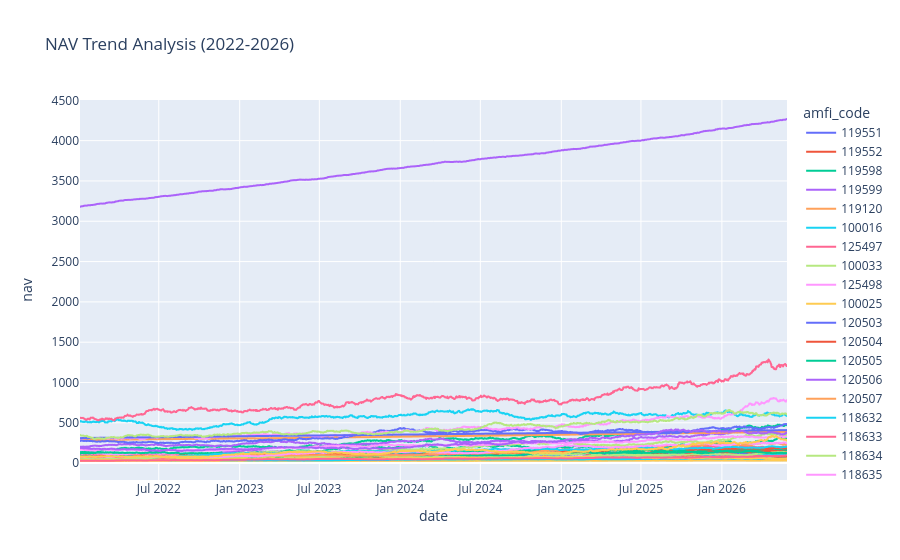

Notebook code cell kept with this figure:
### Code cell
fig = px.line(
    nav_history,
    x="date",
    y="nav",
    color="amfi_code",
    title="NAV Trend Analysis (2022-2026)"
)

fig.show()

### Figure 1 — Plotly figure (JSON) as saved in the notebook; plotly's stock layout.template omitted (floating-point values rounded to 4 significant figures; data arrays with more than 128 entries replaced by an {"elided": "..."} marker saying what was removed)
{"data": [{"hovertemplate": "amfi_code=119551<br>date=%{x}<br>nav=%{y}<extra></extra>", "legendgroup": "119551", "line": {"color": "#636efa", "dash": "solid"}, "marker": {"symbol": "circle"}, "mode": "lines", "name": "119551", "showlegend": true, "type": "scattergl", "x": {"elided": "1150 str values"}, "xaxis": "x", "y": {"elided": "1150 float values"}, "yaxis": "y"}, {"hovertemplate": "amfi_code=119552<br>date=%{x}<br>nav=%{y}<extra></extra>", "legendgroup": "119552", "line": {"color": "#EF553B", "dash": "solid"}, "marker": {"symbol": "circle"}, "mode": "lines", "name": "119552", "showlegend": true, "type": "scattergl", "x": {"elided": "1150 str values"}, "xaxis": "x", "y": {"elided": "1150 float values"}, "yaxis": "y"}, {"hovertemplate": "amfi_code=119598<br>date=%{x}<br>nav=%{y}<extra></extra>", "legendgroup": "119598", "line": {"color": "#00cc96", "dash": "solid"}, "marker": {"symbol": "circle"}, "mode": "lines", "name": "119598", "showlegend": true, "type": "scattergl", "x": {"elided": "1150 str values"}, "xaxis": "x", "y": {"elided": "1150 float values"}, "yaxis": "y"}, {"hovertemplate": "amfi_code=119599<br>date=%{x}<br>nav=%{y}<extra></extra>", "legendgroup": "119599", "line": {"color": "#ab63fa", "dash": "solid"}, "marker": {"symbol": "circle"}, "mode": "lines", "name": "119599", "showlegend": true, "type": "scattergl", "x": {"elided": "1150 str values"}, "xaxis": "x", "y": {"elided": "1150 float values"}, "yaxis": "y"}, {"hovertemplate": "amfi_code=119120<br>date=%{x}<br>nav=%{y}<extra></extra>", "legendgroup": "119120", "line": {"color": "#FFA15A", "dash": "solid"}, "marker": {"symbol": "circle"}, "mode": "lines", "name": "119120", "showlegend": true, "type": "scattergl", "x": {"elided": "1150 str values"}, "xaxis": "x", "y": {"elided": "1150 float values"}, "yaxis": "y"}, {"hovertemplate": "amfi_code=100016<br>date=%{x}<br>nav=%{y}<extra></extra>", "legendgroup": "100016", "line": {"color": "#19d3f3", "dash": "solid"}, "marker": {"symbol": "circle"}, "mode": "lines", "name": "100016", "showlegend": true, "type": "scattergl", "x": {"elided": "1150 str values"}, "xaxis": "x", "y": {"elided": "1150 float values"}, "yaxis": "y"}, {"hovertemplate": "amfi_code=125497<br>date=%{x}<br>nav=%{y}<extra></extra>", "legendgroup": "125497", "line": {"color": "#FF6692", "dash": "solid"}, "marker": {"symbol": "circle"}, "mode": "lines", "name": "125497", "showlegend": true, "type": "scattergl", "x": {"elided": "1150 str values"}, "xaxis": "x", "y": {"elided": "1150 float values"}, "yaxis": "y"}, {"hovertemplate": "amfi_code=100033<br>date=%{x}<br>nav=%{y}<extra></extra>", "legendgroup": "100033", "line": {"color": "#B6E880", "dash": "solid"}, "marker": {"symbol": "circle"}, "mode": "lines", "name": "100033", "showlegend": true, "type": "scattergl", "x": {"elided": "1150 str values"}, "xaxis": "x", "y": {"elided": "1150 float values"}, "yaxis": "y"}, {"hovertemplate": "amfi_code=125498<br>date=%{x}<br>nav=%{y}<extra></extra>", "legendgroup": "125498", "line": {"color": "#FF97FF", "dash": "solid"}, "marker": {"symbol": "circle"}, "mode": "lines", "name": "125498", "showlegend": true, "type": "scattergl", "x": {"elided": "1150 str values"}, "xaxis": "x", "y": {"elided": "1150 float values"}, "yaxis": "y"}, {"hovertemplate": "amfi_code=100025<br>date=%{x}<br>nav=%{y}<extra></extra>", "legendgroup": "100025", "line": {"color": "#FECB52", "dash": "solid"}, "marker": {"symbol": "circle"}, "mode": "lines", "name": "100025", "showlegend": true, "type": "scattergl", "x": {"elided": "1150 str values"}, "xaxis": "x", "y": {"elided": "1150 float values"}, "yaxis": "y"}, {"hovertemplate": "amfi_code=120503<br>date=%{x}<br>nav=%{y}<extra></extra>", "legendgroup": "120503", "line": {"color": "#636efa", "dash": "solid"}, "marker": {"symbol": "circle"}, "mode": "lines", "name": "120503", "showlegend": true, "type": "scattergl", "x": {"elided": "1150 str values"}, "xaxis": "x", "y": {"elided": "1150 float values"}, "yaxis": "y"}, {"hovertemplate": "amfi_code=120504<br>date=%{x}<br>nav=%{y}<extra></extra>", "legendgroup": "120504", "line": {"color": "#EF553B", "dash": "solid"}, "marker": {"symbol": "circle"}, "mode": "lines", "name": "120504", "showlegend": true, "type": "scattergl", "x": {"elided": "1150 str values"}, "xaxis": "x", "y": {"elided": "1150 float values"}, "yaxis": "y"}, {"hovertemplate": "amfi_code=120505<br>date=%{x}<br>nav=%{y}<extra></extra>", "legendgroup": "120505", "line": {"color": "#00cc96", "dash": "solid"}, "marker": {"symbol": "circle"}, "mode": "lines", "name": "120505", "showlegend": true, "type": "scattergl", "x": {"elided": "1150 str values"}, "xaxis": "x", "y": {"elided": "1150 float values"}, "yaxis": "y"}, {"hovertemplate": "amfi_code=120506<br>date=%{x}<br>nav=%{y}<extra></extra>", "legendgroup": "120506", "line": {"color": "#ab63fa", "dash": "solid"}, "marker": {"symbol": "circle"}, "mode": "lines", "name": "120506", "showlegend": true, "type": "scattergl", "x": {"elided": "1150 str values"}, "xaxis": "x", "y": {"elided": "1150 float values"}, "yaxis": "y"}, {"hovertemplate": "amfi_code=120507<br>date=%{x}<br>nav=%{y}<extra></extra>", "legendgroup": "120507", "line": {"color": "#FFA15A", "dash": "solid"}, "marker": {"symbol": "circle"}, "mode": "lines", "name": "120507", "showlegend": true, "type": "scattergl", "x": {"elided": "1150 str values"}, "xaxis": "x", "y": {"elided": "1150 float values"}, "yaxis": "y"}, {"hovertemplate": "amfi_code=118632<br>date=%{x}<br>nav=%{y}<extra></extra>", "legendgroup": "118632", "line": {"color": "#19d3f3", "dash": "solid"}, "marker": {"symbol": "circle"}, "mode": "lines", "name": "118632", "showlegend": true, "type": "scattergl", "x": {"elided": "1150 str values"}, "xaxis": "x", "y": {"elided": "1150 float values"}, "yaxis": "y"}, {"hovertemplate": "amfi_code=118633<br>date=%{x}<br>nav=%{y}<extra></extra>", "legendgroup": "118633", "line": {"color": "#FF6692", "dash": "solid"}, "marker": {"symbol": "circle"}, "mode": "lines", "name": "118633", "showlegend": true, "type": "scattergl", "x": {"elided": "1150 str values"}, "xaxis": "x", "y": {"elided": "1150 float values"}, "yaxis": "y"}, {"hovertemplate": "amfi_code=118634<br>date=%{x}<br>nav=%{y}<extra></extra>", "legendgroup": "118634", "line": {"color": "#B6E880", "dash": "solid"}, "marker": {"symbol": "circle"}, "mode": "lines", "name": "118634", "showlegend": true, "type": "scattergl", "x": {"elided": "1150 str values"}, "xaxis": "x", "y": {"elided": "1150 float values"}, "yaxis": "y"}, {"hovertemplate": "amfi_code=118635<br>date=%{x}<br>nav=%{y}<extra></extra>", "legendgroup": "118635", "line": {"color": "#FF97FF", "dash": "solid"}, "marker": {"symbol": "circle"}, "mode": "lines", "name": "118635", "showlegend": true, "type": "scattergl", "x": {"elided": "1150 str values"}, "xaxis": "x", "y": {"elided": "1150 float values"}, "yaxis": "y"}, {"hovertemplate": "amfi_code=118636<br>date=%{x}<br>nav=%{y}<extra></extra>", "legendgroup": "118636", "line": {"color": "#FECB52", "dash": "solid"}, "marker": {"symbol": "circle"}, "mode": "lines", "name": "118636", "showlegend": true, "type": "scattergl", "x": {"elided": "1150 str values"}, "xaxis": "x", "y": {"elided": "1150 float values"}, "yaxis": "y"}, {"hovertemplate": "amfi_code=120841<br>date=%{x}<br>nav=%{y}<extra></extra>", "legendgroup": "120841", "line": {"color": "#636efa", "dash": "solid"}, "marker": {"symbol": "circle"}, "mode": "lines", "name": "120841", "showlegend": true, "type": "scattergl", "x": {"elided": "1150 str values"}, "xaxis": "x", "y": {"elided": "1150 float values"}, "yaxis": "y"}, {"hovertemplate": "amfi_code=120842<br>date=%{x}<br>nav=%{y}<extra></extra>", "legendgroup": "120842", "line": {"color": "#EF553B", "dash": "solid"}, "marker": {"symbol": "circle"}, "mode": "lines", "name": "120842", "showlegend": true, "type": "scattergl", "x": {"elided": "1150 str values"}, "xaxis": "x", "y": {"elided": "1150 float values"}, "yaxis": "y"}, {"hovertemplate": "amfi_code=120843<br>date=%{x}<br>nav=%{y}<extra></extra>", "legendgroup": "120843", "line": {"color": "#00cc96", "dash": "solid"}, "marker": {"symbol": "circle"}, "mode": "lines", "name": "120843", "showlegend": true, "type": "scattergl", "x": {"elided": "1150 str values"}, "xaxis": "x", "y": {"elided": "1150 float values"}, "yaxis": "y"}, {"hovertemplate": "amfi_code=120844<br>date=%{x}<br>nav=%{y}<extra></extra>", "legendgroup": "120844", "line": {"color": "#ab63fa", "dash": "solid"}, "marker": {"symbol": "circle"}, "mode": "lines", "name": "120844", "showlegend": true, "type": "scattergl", "x": {"elided": "1150 str values"}, "xaxis": "x", "y": {"elided": "1150 float values"}, "yaxis": "y"}, {"hovertemplate": "amfi_code=119092<br>date=%{x}<br>nav=%{y}<extra></extra>", "legendgroup": "119092", "line": {"color": "#FFA15A", "dash": "solid"}, "marker": {"symbol": "circle"}, "mode": "lines", "name": "119092", "showlegend": true, "type": "scattergl", "x": {"elided": "1150 str values"}, "xaxis": "x", "y": {"elided": "1150 float values"}, "yaxis": "y"}, {"hovertemplate": "amfi_code=119093<br>date=%{x}<br>nav=%{y}<extra></extra>", "legendgroup": "119093", "line": {"color": "#19d3f3", "dash": "solid"}, "marker": {"symbol": "circle"}, "mode": "lines", "name": "119093", "showlegend": true, "type": "scattergl", "x": {"elided": "1150 str values"}, "xaxis": "x", "y": {"elided": "1150 float values"}, "yaxis": "y"}, {"hovertemplate": "amfi_code=119094<br>date=%{x}<br>nav=%{y}<extra></extra>", "legendgroup": "119094", "line": {"color": "#FF6692", "dash": "solid"}, "marker": {"symbol": "circle"}, "mode": "lines", "name": "119094", "showlegend": true, "type": "scattergl", "x": {"elided": "1150 str values"}, "xaxis": "x", "y": {"elided": "1150 float values"}, "yaxis": "y"}, {"hovertemplate": "amfi_code=119095<br>date=%{x}<br>nav=%{y}<extra></extra>", "legendgroup": "119095", "line": {"color": "#B6E880", "dash": "solid"}, "marker": {"symbol": "circle"}, "mode": "lines", "name": "119095", "showlegend": true, "type": "scattergl", "x": {"elided": "1150 str values"}, "xaxis": "x", "y": {"elided": "1150 float values"}, "yaxis": "y"}, {"hovertemplate": "amfi_code=101206<br>date=%{x}<br>nav=%{y}<extra></extra>", "legendgroup": "101206", "line": {"color": "#FF97FF", "dash": "solid"}, "marker": {"symbol": "circle"}, "mode": "lines", "name": "101206", "showlegend": true, "type": "scattergl", "x": {"elided": "1150 str values"}, "xaxis": "x", "y": {"elided": "1150 float values"}, "yaxis": "y"}, {"hovertemplate": "amfi_code=101207<br>date=%{x}<br>nav=%{y}<extra></extra>", "legendgroup": "101207", "line": {"color": "#FECB52", "dash": "solid"}, "marker": {"symbol": "circle"}, "mode": "lines", "name": "101207", "showlegend": true, "type": "scattergl", "x": {"elided": "1150 str values"}, "xaxis": "x", "y": {"elided": "1150 float values"}, "yaxis": "y"}, {"hovertemplate": "amfi_code=101208<br>date=%{x}<br>nav=%{y}<extra></extra>", "legendgroup": "101208", "line": {"color": "#636efa", "dash": "solid"}, "marker": {"symbol": "circle"}, "mode": "lines", "name": "101208", "showlegend": true, "type": "scattergl", "x": {"elided": "1150 str values"}, "xaxis": "x", "y": {"elided": "1150 float values"}, "yaxis": "y"}, {"hovertemplate": "amfi_code=102885<br>date=%{x}<br>nav=%{y}<extra></extra>", "legendgroup": "102885", "line": {"color": "#EF553B", "dash": "solid"}, "marker": {"symbol": "circle"}, "mode": "lines", "name": "102885", "showlegend": true, "type": "scattergl", "x": {"elided": "1150 str values"}, "xaxis": "x", "y": {"elided": "1150 float values"}, "yaxis": "y"}, {"hovertemplate": "amfi_code=102886<br>date=%{x}<br>nav=%{y}<extra></extra>", "legendgroup": "102886", "line": {"color": "#00cc96", "dash": "solid"}, "marker": {"symbol": "circle"}, "mode": "lines", "name": "102886", "showlegend": true, "type": "scattergl", "x": {"elided": "1150 str values"}, "xaxis": "x", "y": {"elided": "1150 float values"}, "yaxis": "y"}, {"hovertemplate": "amfi_code=102887<br>date=%{x}<br>nav=%{y}<extra></extra>", "legendgroup": "102887", "line": {"color": "#ab63fa", "dash": "solid"}, "marker": {"symbol": "circle"}, "mode": "lines", "name": "102887", "showlegend": true, "type": "scattergl", "x": {"elided": "1150 str values"}, "xaxis": "x", "y": {"elided": "1150 float values"}, "yaxis": "y"}, {"hovertemplate": "amfi_code=148567<br>date=%{x}<br>nav=%{y}<extra></extra>", "legendgroup": "148567", "line": {"color": "#FFA15A", "dash": "solid"}, "marker": {"symbol": "circle"}, "mode": "lines", "name": "148567", "showlegend": true, "type": "scattergl", "x": {"elided": "1150 str values"}, "xaxis": "x", "y": {"elided": "1150 float values"}, "yaxis": "y"}, {"hovertemplate": "amfi_code=148568<br>date=%{x}<br>nav=%{y}<extra></extra>", "legendgroup": "148568", "line": {"color": "#19d3f3", "dash": "solid"}, "marker": {"symbol": "circle"}, "mode": "lines", "name": "148568", "showlegend": true, "type": "scattergl", "x": {"elided": "1150 str values"}, "xaxis": "x", "y": {"elided": "1150 float values"}, "yaxis": "y"}, {"hovertemplate": "amfi_code=148569<br>date=%{x}<br>nav=%{y}<extra></extra>", "legendgroup": "148569", "line": {"color": "#FF6692", "dash": "solid"}, "marker": {"symbol": "circle"}, "mode": "lines", "name": "148569", "showlegend": true, "type": "scattergl", "x": {"elided": "1150 str values"}, "xaxis": "x", "y": {"elided": "1150 float values"}, "yaxis": "y"}, {"hovertemplate": "amfi_code=149322<br>date=%{x}<br>nav=%{y}<extra></extra>", "legendgroup": "149322", "line": {"color": "#B6E880", "dash": "solid"}, "marker": {"symbol": "circle"}, "mode": "lines", "name": "149322", "showlegend": true, "type": "scattergl", "x": {"elided": "1150 str values"}, "xaxis": "x", "y": {"elided": "1150 float values"}, "yaxis": "y"}, {"hovertemplate": "amfi_code=149323<br>date=%{x}<br>nav=%{y}<extra></extra>", "legendgroup": "149323", "line": {"color": "#FF97FF", "dash": "solid"}, "marker": {"symbol": "circle"}, "mode": "lines", "name": "149323", "showlegend": true, "type": "scattergl", "x": {"elided": "1150 str values"}, "xaxis": "x", "y": {"elided": "1150 float values"}, "yaxis": "y"}, {"hovertemplate": "amfi_code=149324<br>date=%{x}<br>nav=%{y}<extra></extra>", "legendgroup": "149324", "line": {"color": "#FECB52", "dash": "solid"}, "marker": {"symbol": "circle"}, "mode": "lines", "name": "149324", "showlegend": true, "type": "scattergl", "x": {"elided": "1150 str values"}, "xaxis": "x", "y": {"elided": "1150 float values"}, "yaxis": "y"}], "layout": {"legend": {"title": {"text": "amfi_code"}, "tracegroupgap": 0}, "title": {"text": "NAV Trend Analysis (2022-2026)"}, "xaxis": {"anchor": "y", "domain": [0, 1], "title": {"text": "date"}}, "yaxis": {"anchor": "x", "domain": [0, 1], "title": {"text": "nav"}}}}
